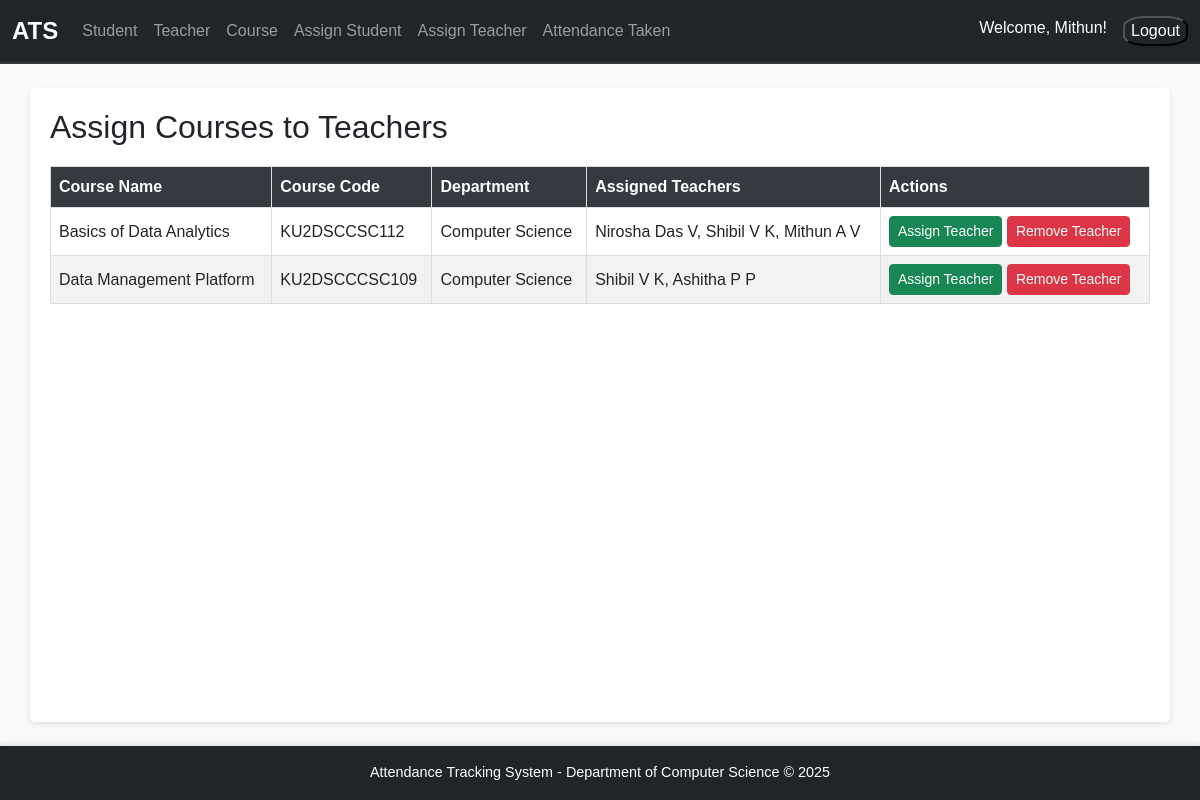
The page /teacher-course/ (signed in) on the database its author committed.
### attendance/models.py (models this page shows, shortened)
class Course(models.Model):
    SEMESTER_CHOICES = [
        ('1', 'First Semester'),
        ('2', 'Second Semester'),
        ('3', 'Third Semester'),
        ('4', 'Fourth Semester'),
        ('5', 'Fifth Semester'),
        ('6', 'Sixth Semester'),
        ('7', 'Seventh Semester'),
        ('8', 'Eighth Semester'),
    ]
    name = models.CharField(max_length=100)
    code = models.CharField(max_length=20)
    semester = models.CharField(max_length=1, choices=SEMESTER_CHOICES)
    credits = models.IntegerField()
    department = models.ForeignKey(Department, on_delete=models.CASCADE)

class Department(models.Model):
    name = models.CharField(max_length=255, unique=True)

class TeacherCourse(models.Model):
    teacher = models.ForeignKey("Teacher", on_delete=models.CASCADE)
    course = models.ForeignKey("Course", on_delete=models.CASCADE)
    year = models.PositiveIntegerField(editable=False)  # Year is non-editable
    class Meta:
        unique_together = ('teacher', 'course', 'year')

class Teacher(models.Model):
    user = models.OneToOneField(User, on_delete=models.CASCADE)  # Link to default User model
    department = models.ForeignKey(Department, on_delete=models.CASCADE, related_name="teachers")
    phone_number = models.CharField(max_length=15, blank=True)

### attendance/views.py (the view)
# urls.py: path('teacher-course/', views.teacher_course_assign, name='teacher_course_assign'),
@login_required
@user_passes_test(HoD_group_required)
def teacher_course_assign(request):
    teacher = Teacher.objects.get(user=request.user)
    department = teacher.department
    user = request.user
    courses = Course.objects.filter(department=teacher.department)
    course_teacher_map = {}
    if hasattr(user, 'teacher'):
        teacher = user.teacher
        for course in courses:
            assigned_teachers = TeacherCourse.objects.filter(course=course)
            course_teacher_map[course] = [tc.teacher.user.first_name for tc in assigned_teachers]
    teachers = Teacher.objects.filter(department=department)
    return render(request, 'attendance/teacher_course_form.html', {
        'courses': courses,
        'department':department,
        'course_teacher_map': course_teacher_map,
        'teachers': teachers,  # Pass the teachers list to the template
    })

### attendance/context_processors.py (called while the page is built)
def is_hod(request):
    return {'is_hod': request.user.groups.filter(name='HoD').exists()}

### attendance/views.py (called while the page is built)
def HoD_group_required(user):
    return user.groups.filter(name='HoD').exists()

### attendance/templates/attendance/teacher_course_form.html (shortened to what this page needs)
{% extends 'base.html' %}
{% block content %}
    <h2> Assign Courses to Teachers </h2>
    <table>
        <thead>
          <tr>
            <th>Course Name</th>
            <th>Course Code</th>
            <th>Department</th>
            {% if is_hod %}
              <th>Assigned Teachers</th>
              <th>Actions</th>
            {% endif %}
          </tr>
        </thead>
        <tbody>
          {% for course in courses %}
            <tr>
              <td>{{ course.name }}</td>
              <td>{{ course.code }}</td>
              <td>{{ course.department.name }}</td>
              {% if is_hod %}
              <td>
                {% for teacher_course in course.teachercourse_set.all %}
                  {{ teacher_course.teacher.user.first_name }}{% if not forloop.last %}, {% endif %}
                {% endfor %}
              </td>
              <td>
                  <button type="button" class="btn btn-success btn-sm" onclick="showAssignTeacherModal({{ course.id }})">Assign Teacher</button>
                  <button type="button" class="btn btn-danger btn-sm" onclick="showRemoveTeacherModal({{ course.id }})">Remove Teacher</button>
              </td>
              {% endif %}
            </tr>
          {% empty %}
            <tr>
                <td colspan="{% if is_hod %}5{% else %}4{% endif %}">No courses found.</td>
            </tr>
          {% endfor %}
        </tbody>
    </table>
{% endblock %}

### templates/base.html (shortened to what this page needs)
{% load static %}
<!DOCTYPE html>
<html lang="en">
<head>
    <link href="https://cdn.jsdelivr.net/npm/bootstrap@5.3.0/dist/css/bootstrap.min.css" rel="stylesheet">
    <link rel="stylesheet" href="{% static 'base.css' %}">
</head>
<body>
    <nav class="navbar navbar-expand-lg navbar-dark bg-dark">
        <div class="container-fluid">
            <a class="navbar-brand" href="{% url 'index' %}">ATS</a>
            <div class="collapse navbar-collapse" id="navbarNav">
                <ul class="navbar-nav me-auto">
                    <li class="nav-item">
                        <a class="nav-link" href="{% url 'student_list' %}">Student</a>
                    </li>
                    <li class="nav-item">
                        <a class="nav-link" href="{% url 'teacher_list' %}">Teacher</a>
                    </li>
                    <li class="nav-item">
                        <a class="nav-link" href="{% url 'course_list' %}">Course</a>
                    </li>
                    {% if is_hod %}
                        <li class="nav-item">
                            <a class="nav-link" href="{% url 'student_course_assign' %}">Assign Student</a>
                        </li>
                        <li class="nav-item">
                            <a class="nav-link" href="{% url 'teacher_course_assign' %}">Assign Teacher</a>
                        </li>
                    {% endif %}
                    <li class="nav-item">
                        <a class="nav-link" href="{% url 'teacher_attendance_list' %}">Attendance Taken</a>
                    </li>
                </ul>
                {% if user.is_authenticated %}
                <ul class="navbar-nav">
                    <li class="nav-item">
                        <span class="navbar-text text-white me-3">Welcome, {{ user.username|title }}!</span>
                    </li>
                    <li>
                        <form  method="post" action="{% url 'logout' %}">
                            <button class="logout" type="submit">Logout</button>
                          </form>
                    </li>
                </ul>
                {% else %}
                <ul class="navbar-nav">
                    <li class="nav-item">
                        <a class="nav-link" href="#">Login</a>
                    </li>
                </ul>
                {% endif %}
            </div>
        </div>
    </nav>
    <div class="container mt-4">
        {% block content %}{% endblock %}
    </div>
    <footer class="bg-dark text-white text-center py-3 mt-4">
        <p class="mb-0">Attendance Tracking System - Department of Computer Science &copy; 2025</p>
    </footer>
</body>
</html>

### static/base.css (style rules this page uses)
html, body { font-family: 'Arial', sans-serif; background-color: #f8f9fa; color: #212529; height: 100%; margin: 0; display: flex; flex-direction: column; }
.navbar { border-bottom: 2px solid #343a40; }
.navbar-brand { font-weight: bold; font-size: 1.5rem; }
.nav-item .nav-link { font-size: 1rem; padding: 0.5rem 1rem; transition: color 0.2s ease-in-out; }
footer { background-color: #343a40; color: #ffffff; font-size: 0.9rem; text-align: center; padding: 10px 0; box-shadow: 0 -2px 5px rgba(0, 0, 0, 0.1); }
.container { flex: 1; background-color: #ffffff; border-radius: 5px; box-shadow: 0 2px 5px rgba(0, 0, 0, 0.1); padding: 20px; }
table { width: 100%; border-collapse: collapse; margin: 20px 0; }
table th, table td { border: 1px solid #ddd; padding: 8px; text-align: left; }
table th { background-color: #343a40; color: #ffffff; }
table tr:nth-child(even) { background-color: #f2f2f2; }
.text-center { text-align: center; }
.mt-4 { margin-top: 1.5rem; }
.logout { background-color: transparent; border-radius: 34%; color: white; }

### rows shown on the page
Course: name "Basics of Data Analytics", code "KU2DSCCSC112", department.name "Computer Science"
TeacherCourse: teacher.user.first_name "Nirosha Das V"
TeacherCourse: teacher.user.first_name "Shibil V K"
TeacherCourse: teacher.user.first_name "Mithun A V"
Course: name "Data Management Platform", code "KU2DSCCCSC109", department.name "Computer Science"
TeacherCourse: teacher.user.first_name "Shibil V K"
TeacherCourse: teacher.user.first_name "Ashitha P P"

### other values the page prints
{{ user.username|title }} "Mithun"
